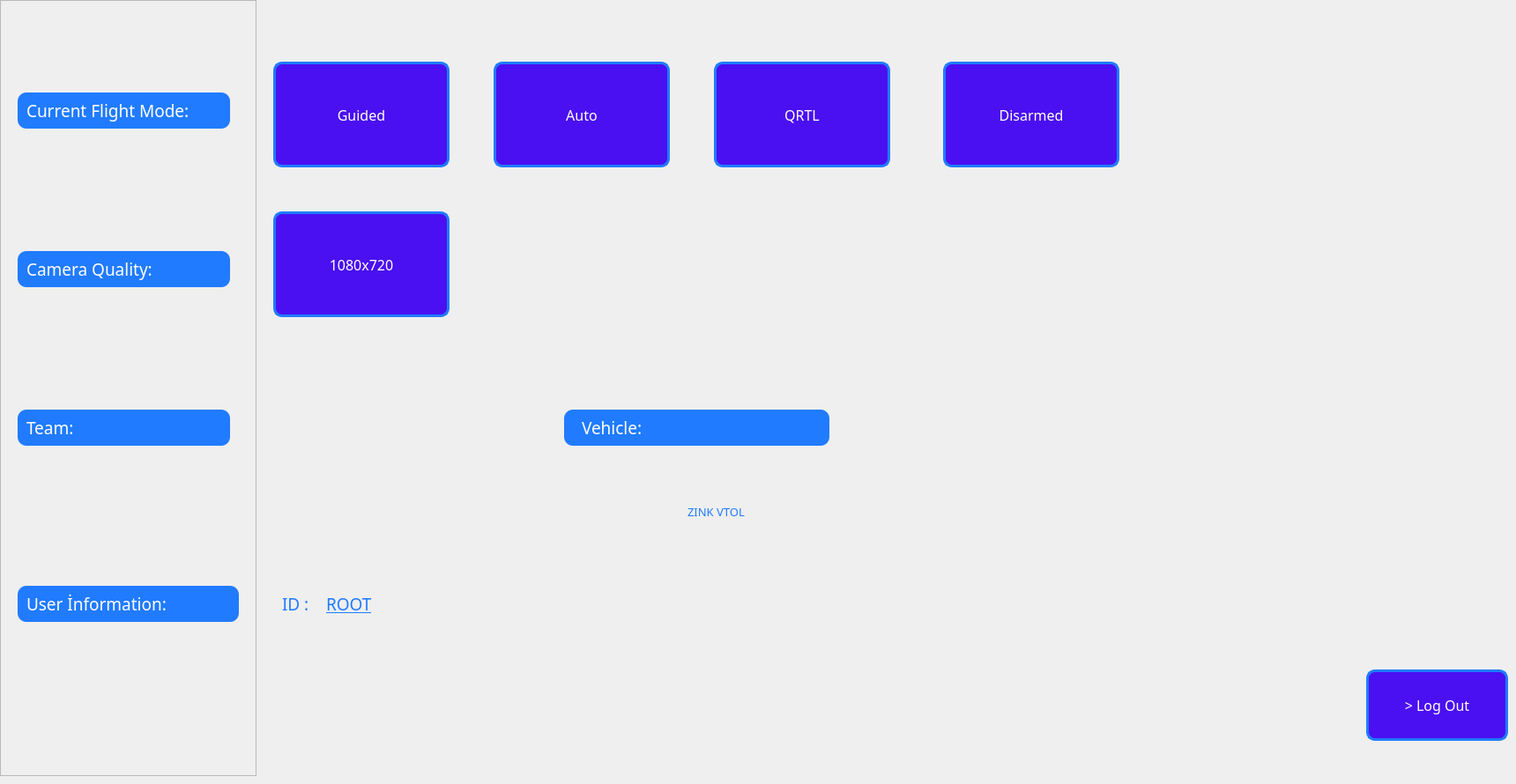
      <widget class="QWidget" name="page_settings">
       <widget class="QFrame" name="leftFrame_2">
        <property name="geometry">
         <rect>
          <x>0</x>
          <y>0</y>
          <width>291</width>
          <height>881</height>
         </rect>
        </property>
        <property name="maximumSize">
         <size>
          <width>300</width>
          <height>16777215</height>
         </size>
        </property>
        <property name="styleSheet">
         <string notr="true"/>
        </property>
        <property name="frameShape">
         <enum>QFrame::StyledPanel</enum>
        </property>
        <property name="frameShadow">
         <enum>QFrame::Raised</enum>
        </property>
        <widget class="QLabel" name="label_32">
         <property name="geometry">
          <rect>
           <x>30</x>
           <y>110</y>
           <width>241</width>
           <height>30</height>
          </rect>
         </property>
         <property name="maximumSize">
          <size>
           <width>250</width>
           <height>16777215</height>
          </size>
         </property>
         <property name="font">
          <font>
           <family>Favela-SemiBold</family>
           <pointsize>14</pointsize>
          </font>
         </property>
         <property name="styleSheet">
          <string notr="true">color: rgb(255,255,255);</string>
         </property>
         <property name="text">
          <string>Current Flight Mode:</string>
         </property>
        </widget>
        <widget class="QLabel" name="label_33">
         <property name="geometry">
          <rect>
           <x>30</x>
           <y>290</y>
           <width>200</width>
           <height>30</height>
          </rect>
         </property>
         <property name="maximumSize">
          <size>
           <width>200</width>
           <height>16777215</height>
          </size>
         </property>
         <property name="font">
          <font>
           <family>Favela-SemiBold</family>
           <pointsize>14</pointsize>
          </font>
         </property>
         <property name="styleSheet">
          <string notr="true">color: rgb(255,255,255);
background-color:transparent;</string>
         </property>
         <property name="text">
          <string>Camera Quality:</string>
         </property>
        </widget>
        <widget class="QLabel" name="label_34">
         <property name="geometry">
          <rect>
           <x>30</x>
           <y>670</y>
           <width>230</width>
           <height>30</height>
          </rect>
         </property>
         <property name="maximumSize">
          <size>
           <width>230</width>
           <height>16777215</height>
          </size>
         </property>
         <property name="font">
          <font>
           <family>Favela-SemiBold</family>
           <pointsize>14</pointsize>
          </font>
         </property>
         <property name="styleSheet">
          <string notr="true">color: rgb(255,255,255);
background-color:transparent;</string>
         </property>
         <property name="text">
          <string>User İnformation:</string>
         </property>
        </widget>
        <widget class="QLabel" name="label_37">
         <property name="geometry">
          <rect>
           <x>30</x>
           <y>470</y>
           <width>200</width>
           <height>30</height>
          </rect>
         </property>
         <property name="maximumSize">
          <size>
           <width>200</width>
           <height>16777215</height>
          </size>
         </property>
         <property name="font">
          <font>
           <family>Favela-SemiBold</family>
           <pointsize>14</pointsize>
          </font>
         </property>
         <property name="styleSheet">
          <string notr="true">color: rgb(255,255,255);
background-color:transparent;</string>
         </property>
         <property name="text">
          <string>Team:</string>
         </property>
        </widget>
        <widget class="QLabel" name="label_14">
         <property name="geometry">
          <rect>
           <x>20</x>
           <y>105</y>
           <width>241</width>
           <height>41</height>
          </rect>
         </property>
         <property name="styleSheet">
          <string notr="true">
background-color:rgb(32,123,255);
border-radius:10px;</string>
         </property>
         <property name="text">
          <string/>
         </property>
        </widget>
        <widget class="QLabel" name="label_15">
         <property name="geometry">
          <rect>
           <x>20</x>
           <y>285</y>
           <width>241</width>
           <height>41</height>
          </rect>
         </property>
         <property name="styleSheet">
          <string notr="true">
background-color:rgb(32,123,255);
border-radius:10px;</string>
         </property>
         <property name="text">
          <string/>
         </property>
        </widget>
        <widget class="QLabel" name="label_20">
         <property name="geometry">
          <rect>
           <x>20</x>
           <y>465</y>
           <width>241</width>
           <height>41</height>
          </rect>
         </property>
         <property name="styleSheet">
          <string notr="true">
background-color:rgb(32,123,255);
border-radius:10px;</string>
         </property>
         <property name="text">
          <string/>
         </property>
        </widget>
        <widget class="QLabel" name="label_27">
         <property name="geometry">
          <rect>
           <x>20</x>
           <y>665</y>
           <width>251</width>
           <height>41</height>
          </rect>
         </property>
         <property name="styleSheet">
          <string notr="true">
background-color:rgb(32,123,255);
border-radius:10px;</string>
         </property>
         <property name="text">
          <string/>
         </property>
        </widget>
        <zorder>label_27</zorder>
        <zorder>label_20</zorder>
        <zorder>label_15</zorder>
        <zorder>label_14</zorder>
        <zorder>label_32</zorder>
        <zorder>label_33</zorder>
        <zorder>label_34</zorder>
        <zorder>label_37</zorder>
       </widget>
       <widget class="QPushButton" name="btnDisarmedMode">
        <property name="geometry">
         <rect>
          <x>1070</x>
          <y>70</y>
          <width>200</width>
          <height>120</height>
         </rect>
        </property>
        <property name="minimumSize">
         <size>
          <width>120</width>
          <height>50</height>
         </size>
        </property>
        <property name="maximumSize">
         <size>
          <width>200</width>
          <height>120</height>
         </size>
        </property>
        <property name="font">
         <font>
          <family>Favela-Medium</family>
          <pointsize>12</pointsize>
         </font>
        </property>
        <property name="styleSheet">
         <string notr="true">QPushButton {
border-radius: 10px;
background-color:rgba(74,16,241,255);
border: 3px solid #207bff;
color: #fff;
}

QPushButton:hover {
background-color:rgb(32,123,255);
}</string>
        </property>
        <property name="text">
         <string>Disarmed</string>
        </property>
       </widget>
       <widget class="QPushButton" name="btnGuideMode">
        <property name="geometry">
         <rect>
          <x>310</x>
          <y>70</y>
          <width>200</width>
          <height>120</height>
         </rect>
        </property>
        <property name="minimumSize">
         <size>
          <width>120</width>
          <height>50</height>
         </size>
        </property>
        <property name="maximumSize">
         <size>
          <width>200</width>
          <height>120</height>
         </size>
        </property>
        <property name="font">
         <font>
          <family>Favela-Medium</family>
          <pointsize>12</pointsize>
         </font>
        </property>
        <property name="styleSheet">
         <string notr="true">QPushButton {
border-radius: 10px;
background-color:rgba(74,16,241,255);
border: 3px solid #207bff;
color: #fff;
}

QPushButton:hover {
background-color:rgb(32,123,255);
}</string>
        </property>
        <property name="text">
         <string>Guided</string>
        </property>
       </widget>
       <widget class="QPushButton" name="btnAutoMode">
        <property name="geometry">
         <rect>
          <x>560</x>
          <y>70</y>
          <width>200</width>
          <height>120</height>
         </rect>
        </property>
        <property name="minimumSize">
         <size>
          <width>120</width>
          <height>50</height>
         </size>
        </property>
        <property name="maximumSize">
         <size>
          <width>200</width>
          <height>120</height>
         </size>
        </property>
        <property name="font">
         <font>
          <family>Favela-Medium</family>
          <pointsize>12</pointsize>
         </font>
        </property>
        <property name="styleSheet">
         <string notr="true">QPushButton {
border-radius: 10px;
background-color:rgba(74,16,241,255);
border: 3px solid #207bff;
color: #fff;
}

QPushButton:hover {
background-color:rgb(32,123,255);
}</string>
        </property>
        <property name="text">
         <string>Auto</string>
        </property>
       </widget>
       <widget class="QPushButton" name="btnQrtlMode">
        <property name="geometry">
         <rect>
          <x>810</x>
          <y>70</y>
          <width>200</width>
          <height>120</height>
         </rect>
        </property>
        <property name="minimumSize">
         <size>
          <width>120</width>
          <height>50</height>
         </size>
        </property>
        <property name="maximumSize">
         <size>
          <width>200</width>
          <height>120</height>
         </size>
        </property>
        <property name="font">
         <font>
          <family>Favela-Medium</family>
          <pointsize>12</pointsize>
         </font>
        </property>
        <property name="styleSheet">
         <string notr="true">QPushButton {
border-radius: 10px;
background-color:rgba(74,16,241,255);
border: 3px solid #207bff;
color: #fff;
}

QPushButton:hover {
background-color:rgb(32,123,255);
}</string>
        </property>
        <property name="text">
         <string>QRTL</string>
        </property>
       </widget>
       <widget class="QPushButton" name="btnLowQuality">
        <property name="geometry">
         <rect>
          <x>310</x>
          <y>240</y>
          <width>200</width>
          <height>120</height>
         </rect>
        </property>
        <property name="minimumSize">
         <size>
          <width>120</width>
          <height>50</height>
         </size>
        </property>
        <property name="maximumSize">
         <size>
          <width>200</width>
          <height>120</height>
         </size>
        </property>
        <property name="font">
         <font>
          <family>Favela-Medium</family>
          <pointsize>12</pointsize>
         </font>
        </property>
        <property name="styleSheet">
         <string notr="true">QPushButton {
border-radius: 10px;
background-color:rgba(74,16,241,255);
border: 3px solid #207bff;
color: #fff;
}

QPushButton:hover {
background-color:rgb(32,123,255);
}</string>
        </property>
        <property name="text">
         <string>1080x720</string>
        </property>
       </widget>
       <widget class="QLabel" name="label_38">
        <property name="geometry">
         <rect>
          <x>320</x>
          <y>670</y>
          <width>41</width>
          <height>31</height>
         </rect>
        </property>
        <property name="maximumSize">
         <size>
          <width>50</width>
          <height>16777215</height>
         </size>
        </property>
        <property name="font">
         <font>
          <family>Favela-SemiBold</family>
          <pointsize>14</pointsize>
         </font>
        </property>
        <property name="styleSheet">
         <string notr="true">color: rgb(32, 123, 255);
font: &quot;MS Shell Dlg 2&quot;;</string>
        </property>
        <property name="text">
         <string>ID :</string>
        </property>
       </widget>
       <widget class="QLabel" name="idLabel">
        <property name="geometry">
         <rect>
          <x>370</x>
          <y>670</y>
          <width>100</width>
          <height>31</height>
         </rect>
        </property>
        <property name="minimumSize">
         <size>
          <width>100</width>
          <height>0</height>
         </size>
        </property>
        <property name="maximumSize">
         <size>
          <width>50</width>
          <height>16777215</height>
         </size>
        </property>
        <property name="font">
         <font>
          <family>Favela-Medium</family>
          <pointsize>14</pointsize>
          <weight>50</weight>
          <italic>false</italic>
          <bold>false</bold>
          <underline>true</underline>
         </font>
        </property>
        <property name="styleSheet">
         <string notr="true">color: rgb(32, 123, 255);
font:&quot;MS Shell Dlg 2&quot;;</string>
        </property>
        <property name="text">
         <string>ROOT</string>
        </property>
       </widget>
       <widget class="QWidget" name="widget_22" native="true">
        <property name="geometry">
         <rect>
          <x>310</x>
          <y>430</y>
          <width>201</width>
          <height>131</height>
         </rect>
        </property>
        <property name="maximumSize">
         <size>
          <width>999</width>
          <height>999</height>
         </size>
        </property>
        <property name="styleSheet">
         <string notr="true">border-image: url(:/envanter/images/img/poyrazHavacilik.png);
background-color:transparent;</string>
        </property>
       </widget>
       <widget class="QPushButton" name="btnExit">
        <property name="geometry">
         <rect>
          <x>1550</x>
          <y>760</y>
          <width>161</width>
          <height>81</height>
         </rect>
        </property>
        <property name="minimumSize">
         <size>
          <width>0</width>
          <height>0</height>
         </size>
        </property>
        <property name="maximumSize">
         <size>
          <width>999</width>
          <height>16777215</height>
         </size>
        </property>
        <property name="font">
         <font>
          <family>Favela-Medium</family>
          <pointsize>12</pointsize>
         </font>
        </property>
        <property name="styleSheet">
         <string notr="true">QPushButton {
border-radius: 10px;
background-color:rgba(74,16,241,255);
border: 3px solid #207bff;
color: #fff;
}

QPushButton:hover {
background-color:rgb(32,123,255);
}</string>
        </property>
        <property name="text">
         <string>&gt; Log Out</string>
        </property>
       </widget>
       <widget class="QLabel" name="label_39">
        <property name="geometry">
         <rect>
          <x>660</x>
          <y>470</y>
          <width>101</width>
          <height>30</height>
         </rect>
        </property>
        <property name="maximumSize">
         <size>
          <width>200</width>
          <height>16777215</height>
         </size>
        </property>
        <property name="font">
         <font>
          <family>Favela-SemiBold</family>
          <pointsize>14</pointsize>
         </font>
        </property>
        <property name="styleSheet">
         <string notr="true">color: rgb(255,255,255);
background-color:transparent;</string>
        </property>
        <property name="text">
         <string>Vehicle:</string>
        </property>
       </widget>
       <widget class="QLabel" name="label_11">
        <property name="geometry">
         <rect>
          <x>780</x>
          <y>400</y>
          <width>321</width>
          <height>181</height>
         </rect>
        </property>
        <property name="styleSheet">
         <string notr="true">border-image: url(:/envanter/images/img/ZINKvtol.png);</string>
        </property>
        <property name="text">
         <string/>
        </property>
       </widget>
       <widget class="QLabel" name="label_13">
        <property name="geometry">
         <rect>
          <x>780</x>
          <y>570</y>
          <width>111</width>
          <height>21</height>
         </rect>
        </property>
        <property name="font">
         <font>
          <family>Favela-Medium</family>
          <pointsize>10</pointsize>
         </font>
        </property>
        <property name="styleSheet">
         <string notr="true">color: rgb(32, 123, 255);</string>
        </property>
        <property name="text">
         <string>ZINK VTOL</string>
        </property>
       </widget>
       <widget class="QLabel" name="label_28">
        <property name="geometry">
         <rect>
          <x>640</x>
          <y>465</y>
          <width>301</width>
          <height>41</height>
         </rect>
        </property>
        <property name="styleSheet">
         <string notr="true">
background-color:rgb(32,123,255);
border-radius:10px;</string>
        </property>
        <property name="text">
         <string/>
        </property>
       </widget>
       <zorder>label_28</zorder>
       <zorder>leftFrame_2</zorder>
       <zorder>btnDisarmedMode</zorder>
       <zorder>btnGuideMode</zorder>
       <zorder>btnAutoMode</zorder>
       <zorder>btnQrtlMode</zorder>
       <zorder>btnLowQuality</zorder>
       <zorder>label_38</zorder>
       <zorder>idLabel</zorder>
       <zorder>widget_22</zorder>
       <zorder>btnExit</zorder>
       <zorder>label_39</zorder>
       <zorder>label_11</zorder>
       <zorder>label_13</zorder>
      </widget>
